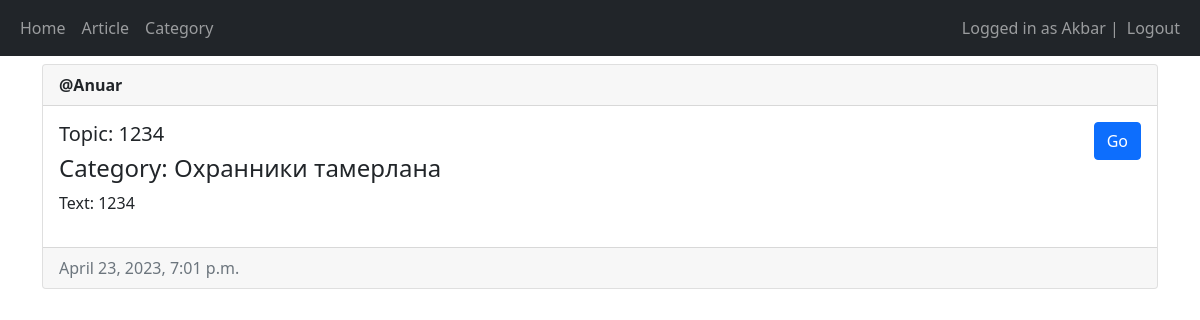
The app's page / (signed in), older data.
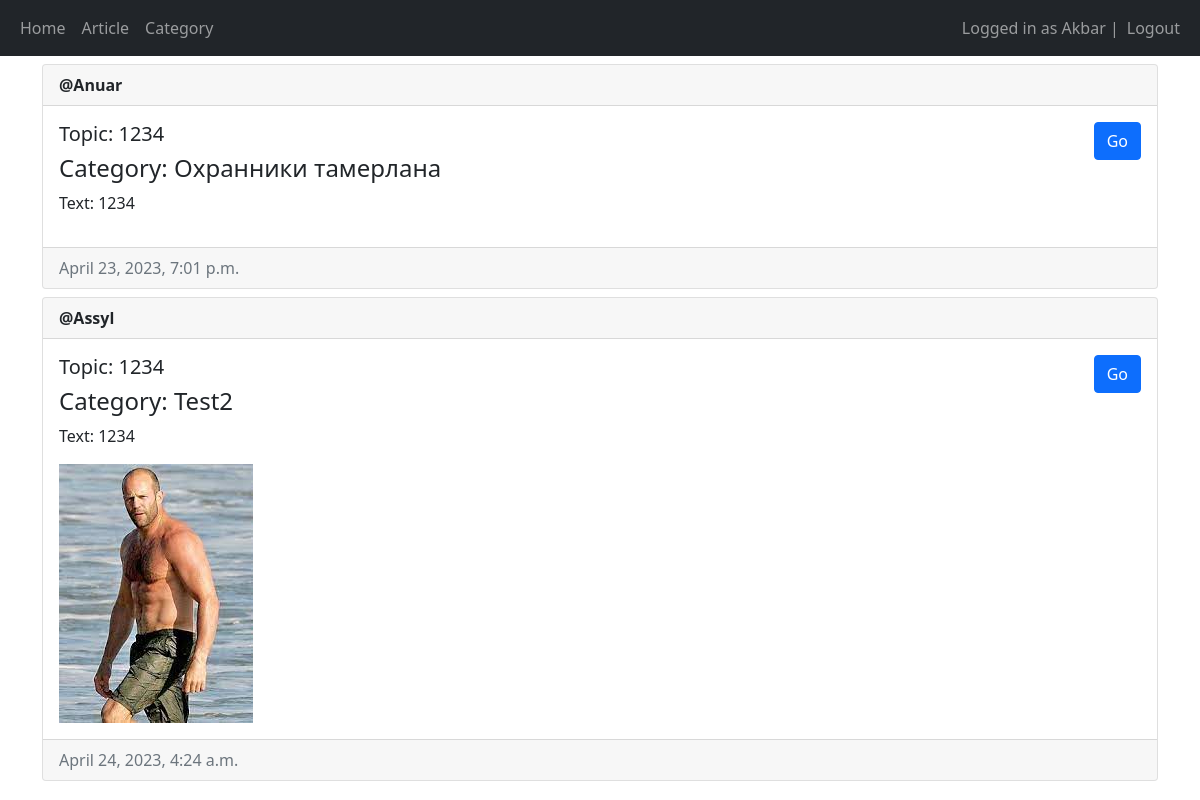
The same page, newer data.
### main/models.py (models this page shows)
class Article(models.Model):
    topic = models.CharField(max_length=200)
    text = models.TextField()
    author = models.ForeignKey(User, on_delete=models.CASCADE)
    date = models.DateTimeField(auto_now_add=True)
    picture = models.ImageField(upload_to='images/')
    category = models.ForeignKey(Category, on_delete=models.CASCADE, related_name='articles')

class Category(models.Model):
    name = models.CharField(max_length=200)
    description = models.TextField()

### main/views.py (the view, shortened to what this page needs)
# urls.py: path('', views.home, name='home'),
@login_required(login_url="/login")
def home(request):
    articles = Article.objects.all()
    return render(request, 'main/home.html', {"articles": articles})

### main/templates/main/home.html (shortened to what this page needs)
{% extends 'main/base.html' %} {% block title %}Home Page{% endblock %}
{% block content %} {% for article in articles %}
<div class="card mt-2">
  <div class="card-header"><strong>@{{ article.author.username }}</strong></div>
  <div class="card-body d-flex flex-row justify-content-between">
    <div>
      <h5 class="card-title">Topic: {{article.topic}}</h5>
      <h4 class="card-title">Category: {{article.category.name}}</h5>
      <p>Text: {{article.text}}</p>
      {% if article.picture %}
        <img src="{{article.picture.url}}"></img>
      {% endif %}
    </div>
    <div>
      <a href="/article-detail/{{article.id}}/" class="btn btn-primary">Go</a>
    </div>
  </div>
  <div class="card-footer text-muted">{{article.date}}</div>
</div>
{% empty %}
<p>No articles yet :(</p>
{% endfor %} {% endblock %}

### main/templates/main/base.html (shortened to what this page needs)
<!DOCTYPE html>
<html lang="en">
  <head>
    <link
      href="https://cdn.jsdelivr.net/npm/bootstrap@5.1.3/dist/css/bootstrap.min.css"
      rel="stylesheet"
    />
  </head>
  <body>
    <nav class="navbar navbar-expand-lg navbar-dark bg-dark">
      <div class="container-fluid">
        <div>
          <ul class="navbar-nav">
            <li class="nav-item">
              <a class="nav-link" href="/home">Home</a>
            </li>
            <li class="nav-item">
              <a class="nav-link" href="/create-article">Article</a>
            </li>
            <li class="nav-item">
              <a class="nav-link" href="/create-category">Category</a>
            </li>
          </ul>
        </div>
        <div>
          <ul class="navbar-nav">
            {% if user.is_authenticated %}
            <span class="navbar-text">Logged in as {{user.username}} | </span>
            <li class="nav-item">
              <a class="nav-link" href="/logout">Logout</a>
            </li>
            {% else %}
            <li class="nav-item">
              <a class="nav-link" href="/login">Login</a>
            </li>
            {% endif %}
          </ul>
        </div>
      </div>
    </nav>
    <div class="container">{% block content %} {% endblock %}</div>
  </body>
</html>

Row changes from the older to the newer data that the page shows:
added Article: author.username "Assyl", topic "1234", category.name "Test2", text "1234", picture (picture), date "April 24, 2023, 4:24 a.m."
